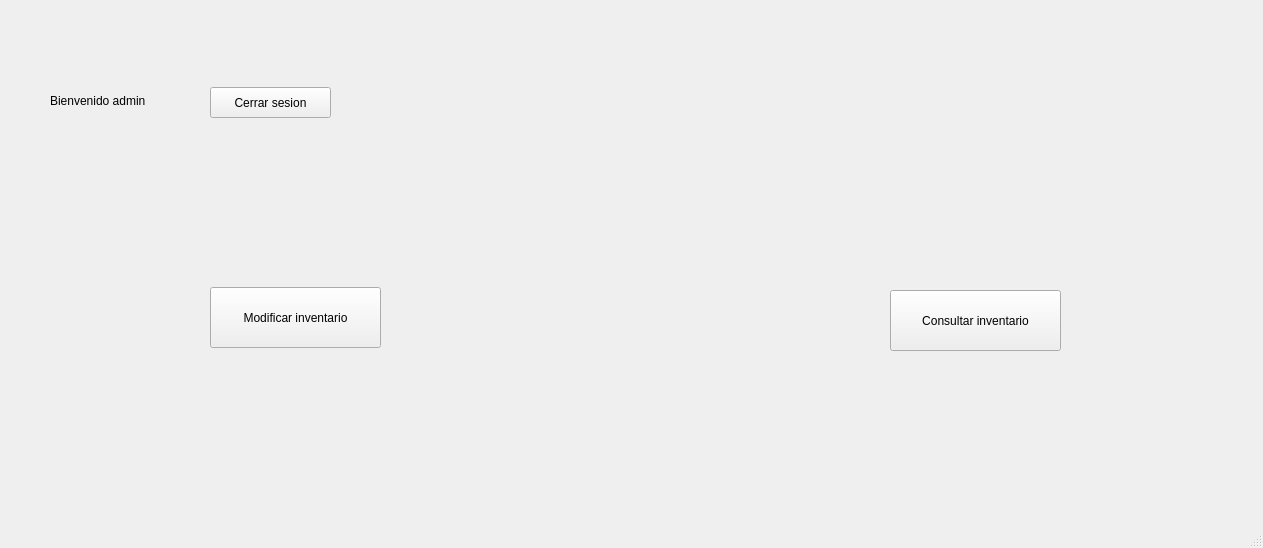
<?xml version="1.0" encoding="UTF-8"?>
<ui version="4.0">
 <class>MainWindow</class>
 <widget class="QMainWindow" name="MainWindow">
  <property name="geometry">
   <rect>
    <x>0</x>
    <y>0</y>
    <width>1263</width>
    <height>548</height>
   </rect>
  </property>
  <property name="windowTitle">
   <string>MainWindow</string>
  </property>
  <widget class="QWidget" name="centralwidget">
   <widget class="QLabel" name="label">
    <property name="geometry">
     <rect>
      <x>20</x>
      <y>0</y>
      <width>1241</width>
      <height>511</height>
     </rect>
    </property>
    <property name="text">
     <string>&lt;html&gt;&lt;head/&gt;&lt;body&gt;&lt;p&gt;&lt;img src=&quot;:/cct/Screen_2_2.png&quot;/&gt;&lt;/p&gt;&lt;/body&gt;&lt;/html&gt;</string>
    </property>
   </widget>
   <widget class="QLabel" name="label_2">
    <property name="geometry">
     <rect>
      <x>50</x>
      <y>80</y>
      <width>141</width>
      <height>41</height>
     </rect>
    </property>
    <property name="styleSheet">
     <string notr="true">font: 11pt &quot;MS Shell Dlg 2&quot;;</string>
    </property>
    <property name="text">
     <string>Bienvenido admin</string>
    </property>
   </widget>
   <widget class="QPushButton" name="pushButton">
    <property name="geometry">
     <rect>
      <x>210</x>
      <y>87</y>
      <width>121</width>
      <height>31</height>
     </rect>
    </property>
    <property name="styleSheet">
     <string notr="true">font: 10pt &quot;MS Shell Dlg 2&quot;;</string>
    </property>
    <property name="text">
     <string>Cerrar sesion</string>
    </property>
   </widget>
   <widget class="QPushButton" name="pushButton_2">
    <property name="geometry">
     <rect>
      <x>210</x>
      <y>287</y>
      <width>171</width>
      <height>61</height>
     </rect>
    </property>
    <property name="styleSheet">
     <string notr="true">font: 10pt &quot;MS Shell Dlg 2&quot;;</string>
    </property>
    <property name="text">
     <string>Modificar inventario</string>
    </property>
   </widget>
   <widget class="QPushButton" name="pushButton_3">
    <property name="geometry">
     <rect>
      <x>890</x>
      <y>290</y>
      <width>171</width>
      <height>61</height>
     </rect>
    </property>
    <property name="styleSheet">
     <string notr="true">font: 10pt &quot;MS Shell Dlg 2&quot;;</string>
    </property>
    <property name="text">
     <string>Consultar inventario</string>
    </property>
   </widget>
  </widget>
  <widget class="QMenuBar" name="menubar">
   <property name="geometry">
    <rect>
     <x>0</x>
     <y>0</y>
     <width>1263</width>
     <height>26</height>
    </rect>
   </property>
  </widget>
  <widget class="QStatusBar" name="statusbar"/>
 </widget>
 <resources>
  <include location="../imagenes para TPA/imagenes para qt designer.qrc"/>
 </resources>
 <connections/>
</ui>
